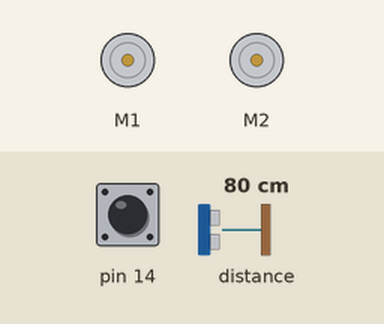
Bench run of a sketch on a simulated Arduino Leonardo, built with avr-gcc and run on an emulated ATmega32U4. On the bench: 2 × DC motor (green arrow = forward, orange = backward, longer = faster). The test bench sets the inputs (shaded band); at power-on: pin 14 HIGH, distance to the obstacle 80 cm.

Above: at 0.8 s.
0.9 s: pin 14 pulled LOW for 0.15 s
At 3.1 s:
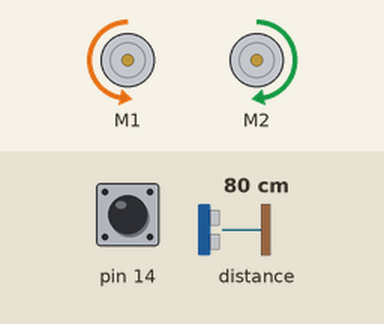
Timing chart, 0 to 4.6 s (numbered marks = the images above; inputs shaded):
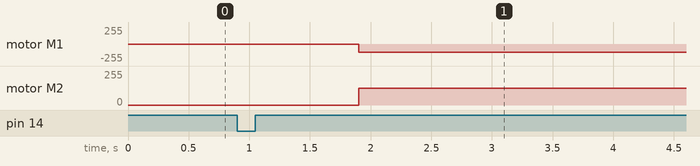

The sketch:

SeVart.ino
```cpp
// (licence header left out)
#include <Wire.h>
#include <Zumo32U4.h>

Zumo32U4Motors larver;
Zumo32U4ProximitySensors avstandsSensorer;
Zumo32U4ButtonA buttonA;

void setup()
{
  avstandsSensorer.initThreeSensors();          // Det finns 3 avstånsdsensorer
  while (!buttonA.getSingleDebouncedPress());   // Vänta på att knappen A ska tryckas
  delay(1000);                                  // Vänta en sekund till
}

void loop()
{
  uint16_t avstandsSensorVarden[4];

  // Läs avståndssensorerna.
  avstandsSensorer.read();
  // Avståndssensorn fram med ljus från vänster
  avstandsSensorVarden[0] = avstandsSensorer.countsFrontWithLeftLeds();
  // Avståndssensorn fram med ljus från höger
  avstandsSensorVarden[1] = avstandsSensorer.countsFrontWithRightLeds();

  if (avstandsSensorVarden[0] < avstandsSensorVarden[1])
  {
    // Snurra höger
    larver.setLeftSpeed(200);
    larver.setRightSpeed(-200);
  }
  else
  {
    // Snurra vänster
    larver.setLeftSpeed(-200);
    larver.setRightSpeed(200);
  }

  delay(100); // Vänta 1/10 sekund = 100mS
}
```

Measured:
- after the input at 0.9 s, motor M1: stopped → backward 127/255 after 1.0 s; motor M2: stopped → forward 127/255 after 1.0 s
